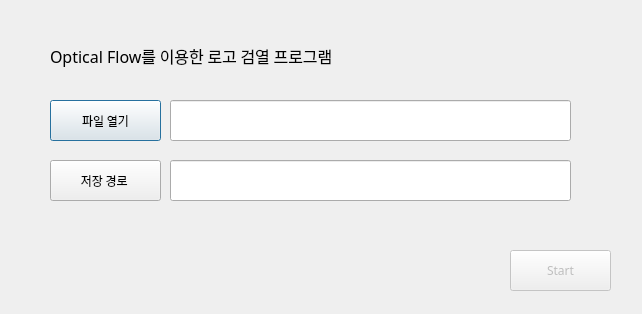
<?xml version="1.0" encoding="UTF-8"?>
<ui version="4.0">
 <class>Dialog</class>
 <widget class="QDialog" name="Dialog">
  <property name="geometry">
   <rect>
    <x>0</x>
    <y>0</y>
    <width>642</width>
    <height>314</height>
   </rect>
  </property>
  <property name="windowTitle">
   <string>Dialog</string>
  </property>
  <widget class="QPushButton" name="openButton">
   <property name="geometry">
    <rect>
     <x>50</x>
     <y>100</y>
     <width>111</width>
     <height>41</height>
    </rect>
   </property>
   <property name="font">
    <font>
     <family>함초롬돋움</family>
    </font>
   </property>
   <property name="text">
    <string>파일 열기</string>
   </property>
  </widget>
  <widget class="QLineEdit" name="openRoute">
   <property name="geometry">
    <rect>
     <x>170</x>
     <y>100</y>
     <width>401</width>
     <height>41</height>
    </rect>
   </property>
   <property name="font">
    <font>
     <family>함초롬돋움</family>
    </font>
   </property>
   <property name="readOnly">
    <bool>true</bool>
   </property>
  </widget>
  <widget class="QPushButton" name="startButton">
   <property name="enabled">
    <bool>false</bool>
   </property>
   <property name="geometry">
    <rect>
     <x>510</x>
     <y>250</y>
     <width>101</width>
     <height>41</height>
    </rect>
   </property>
   <property name="font">
    <font>
     <family>함초롬돋움</family>
    </font>
   </property>
   <property name="text">
    <string>Start</string>
   </property>
  </widget>
  <widget class="QLineEdit" name="saveRoute">
   <property name="geometry">
    <rect>
     <x>170</x>
     <y>160</y>
     <width>401</width>
     <height>41</height>
    </rect>
   </property>
   <property name="font">
    <font>
     <family>함초롬돋움</family>
    </font>
   </property>
   <property name="text">
    <string/>
   </property>
   <property name="readOnly">
    <bool>true</bool>
   </property>
  </widget>
  <widget class="QPushButton" name="saveButton">
   <property name="geometry">
    <rect>
     <x>50</x>
     <y>160</y>
     <width>111</width>
     <height>41</height>
    </rect>
   </property>
   <property name="font">
    <font>
     <family>함초롬돋움</family>
    </font>
   </property>
   <property name="text">
    <string>저장 경로 </string>
   </property>
  </widget>
  <widget class="QLabel" name="label">
   <property name="geometry">
    <rect>
     <x>50</x>
     <y>40</y>
     <width>391</width>
     <height>31</height>
    </rect>
   </property>
   <property name="font">
    <font>
     <family>함초롬돋움</family>
     <pointsize>12</pointsize>
    </font>
   </property>
   <property name="text">
    <string>Optical Flow를 이용한 로고 검열 프로그램</string>
   </property>
  </widget>
 </widget>
 <resources/>
 <connections/>
</ui>
